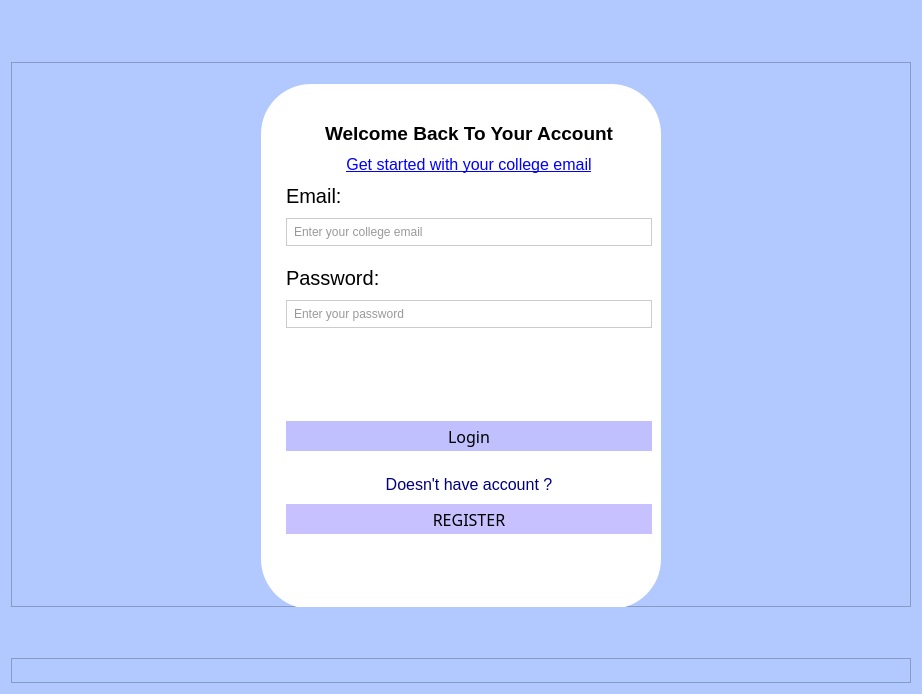
<?xml version="1.0" encoding="UTF-8"?>
<ui version="4.0">
 <class>login</class>
 <widget class="QDialog" name="login">
  <property name="geometry">
   <rect>
    <x>0</x>
    <y>0</y>
    <width>922</width>
    <height>694</height>
   </rect>
  </property>
  <property name="windowTitle">
   <string>Dialog</string>
  </property>
  <property name="styleSheet">
   <string notr="true">background-color: rgb(178, 201, 255);</string>
  </property>
  <layout class="QVBoxLayout" name="verticalLayout_2">
   <item>
    <widget class="QFrame" name="frame_3">
     <property name="frameShape">
      <enum>QFrame::Shape::StyledPanel</enum>
     </property>
     <property name="frameShadow">
      <enum>QFrame::Shadow::Raised</enum>
     </property>
    </widget>
   </item>
   <item>
    <spacer name="verticalSpacer_7">
     <property name="orientation">
      <enum>Qt::Orientation::Vertical</enum>
     </property>
     <property name="sizeHint" stdset="0">
      <size>
       <width>20</width>
       <height>40</height>
      </size>
     </property>
    </spacer>
   </item>
   <item>
    <widget class="QFrame" name="frame_2">
     <property name="frameShape">
      <enum>QFrame::Shape::StyledPanel</enum>
     </property>
     <property name="frameShadow">
      <enum>QFrame::Shadow::Raised</enum>
     </property>
     <layout class="QHBoxLayout" name="horizontalLayout">
      <item>
       <spacer name="horizontalSpacer">
        <property name="orientation">
         <enum>Qt::Orientation::Horizontal</enum>
        </property>
        <property name="sizeHint" stdset="0">
         <size>
          <width>40</width>
          <height>20</height>
         </size>
        </property>
       </spacer>
      </item>
      <item>
       <widget class="QWidget" name="loginform" native="true">
        <property name="enabled">
         <bool>true</bool>
        </property>
        <property name="sizePolicy">
         <sizepolicy hsizetype="Preferred" vsizetype="Preferred">
          <horstretch>90</horstretch>
          <verstretch>67</verstretch>
         </sizepolicy>
        </property>
        <property name="minimumSize">
         <size>
          <width>400</width>
          <height>525</height>
         </size>
        </property>
        <property name="maximumSize">
         <size>
          <width>400</width>
          <height>500</height>
         </size>
        </property>
        <property name="layoutDirection">
         <enum>Qt::LayoutDirection::LeftToRight</enum>
        </property>
        <property name="styleSheet">
         <string notr="true">border-color: rgb(43, 255, 61);
background:#ffffff;
border-radius:50px;
	
</string>
        </property>
        <layout class="QVBoxLayout">
         <property name="spacing">
          <number>10</number>
         </property>
         <property name="leftMargin">
          <number>25</number>
         </property>
         <property name="topMargin">
          <number>38</number>
         </property>
         <property name="bottomMargin">
          <number>20</number>
         </property>
         <item>
          <widget class="QLabel" name="createyouraccount">
           <property name="enabled">
            <bool>true</bool>
           </property>
           <property name="sizePolicy">
            <sizepolicy hsizetype="Expanding" vsizetype="Expanding">
             <horstretch>0</horstretch>
             <verstretch>0</verstretch>
            </sizepolicy>
           </property>
           <property name="maximumSize">
            <size>
             <width>500</width>
             <height>16777215</height>
            </size>
           </property>
           <property name="font">
            <font>
             <pointsize>14</pointsize>
             <bold>true</bold>
            </font>
           </property>
           <property name="styleSheet">
            <string notr="true">color: rgb(0, 0, 0);</string>
           </property>
           <property name="text">
            <string>Welcome Back To Your Account</string>
           </property>
           <property name="alignment">
            <set>Qt::AlignmentFlag::AlignCenter</set>
           </property>
          </widget>
         </item>
         <item>
          <widget class="QLabel" name="label_4">
           <property name="maximumSize">
            <size>
             <width>380</width>
             <height>16777215</height>
            </size>
           </property>
           <property name="font">
            <font>
             <pointsize>12</pointsize>
             <underline>true</underline>
            </font>
           </property>
           <property name="styleSheet">
            <string notr="true">color: rgb(255, 255, 255);
color: rgb(0, 0, 255);
text-decoration: underline;</string>
           </property>
           <property name="text">
            <string>Get started with your college email</string>
           </property>
           <property name="alignment">
            <set>Qt::AlignmentFlag::AlignCenter</set>
           </property>
          </widget>
         </item>
         <item>
          <spacer name="verticalSpacer_3">
           <property name="orientation">
            <enum>Qt::Orientation::Vertical</enum>
           </property>
           <property name="sizeType">
            <enum>QSizePolicy::Policy::Maximum</enum>
           </property>
           <property name="sizeHint" stdset="0">
            <size>
             <width>20</width>
             <height>20</height>
            </size>
           </property>
          </spacer>
         </item>
         <item>
          <widget class="QLabel" name="email1">
           <property name="font">
            <font>
             <family>Segoe UI</family>
             <pointsize>15</pointsize>
             <italic>false</italic>
             <bold>false</bold>
             <underline>false</underline>
            </font>
           </property>
           <property name="styleSheet">
            <string notr="true">color: rgb(0, 0, 0);</string>
           </property>
           <property name="text">
            <string>Email:</string>
           </property>
          </widget>
         </item>
         <item>
          <widget class="QLineEdit" name="email_loginpage">
           <property name="sizePolicy">
            <sizepolicy hsizetype="Preferred" vsizetype="Preferred">
             <horstretch>50</horstretch>
             <verstretch>30</verstretch>
            </sizepolicy>
           </property>
           <property name="styleSheet">
            <string notr="true">QLineEdit {
    background-color: #FFFFFF;
    border: 1px solid #CCCCCC;
    border-radius: 20px;
    padding: 5px;
    font: 12pt &quot;Segoe UI&quot;;
    color: #333333;
}

</string>
           </property>
           <property name="echoMode">
            <enum>QLineEdit::EchoMode::Normal</enum>
           </property>
           <property name="placeholderText">
            <string>Enter your college email</string>
           </property>
          </widget>
         </item>
         <item>
          <widget class="QWidget" name="widget" native="true"/>
         </item>
         <item>
          <widget class="QLabel" name="label_2">
           <property name="font">
            <font>
             <family>Segoe UI</family>
             <pointsize>15</pointsize>
             <italic>false</italic>
             <bold>false</bold>
             <underline>false</underline>
            </font>
           </property>
           <property name="styleSheet">
            <string notr="true">color: rgb(0, 0, 0);
</string>
           </property>
           <property name="text">
            <string>Password:</string>
           </property>
          </widget>
         </item>
         <item>
          <widget class="QLineEdit" name="Password_loginpage">
           <property name="sizePolicy">
            <sizepolicy hsizetype="Preferred" vsizetype="Preferred">
             <horstretch>50</horstretch>
             <verstretch>30</verstretch>
            </sizepolicy>
           </property>
           <property name="styleSheet">
            <string notr="true">QLineEdit {
    background-color: #FFFFFF;
    border: 1px solid #CCCCCC;
    border-radius: 20px;
    padding: 5px;
    font: 12pt &quot;Segoe UI&quot;;
    color: #333333;
}
</string>
           </property>
           <property name="echoMode">
            <enum>QLineEdit::EchoMode::Password</enum>
           </property>
           <property name="placeholderText">
            <string>Enter your password</string>
           </property>
          </widget>
         </item>
         <item>
          <spacer name="verticalSpacer_5">
           <property name="orientation">
            <enum>Qt::Orientation::Vertical</enum>
           </property>
           <property name="sizeHint" stdset="0">
            <size>
             <width>20</width>
             <height>100</height>
            </size>
           </property>
          </spacer>
         </item>
         <item>
          <widget class="QPushButton" name="login_loginpage">
           <property name="sizePolicy">
            <sizepolicy hsizetype="Minimum" vsizetype="Fixed">
             <horstretch>0</horstretch>
             <verstretch>6</verstretch>
            </sizepolicy>
           </property>
           <property name="minimumSize">
            <size>
             <width>0</width>
             <height>30</height>
            </size>
           </property>
           <property name="maximumSize">
            <size>
             <width>16777215</width>
             <height>20</height>
            </size>
           </property>
           <property name="font">
            <font>
             <family>Algerian</family>
             <pointsize>12</pointsize>
             <underline>false</underline>
            </font>
           </property>
           <property name="styleSheet">
            <string notr="true">color: rgb(0, 0, 0);
background-color: rgb(192, 192, 255);

</string>
           </property>
           <property name="text">
            <string>Login</string>
           </property>
          </widget>
         </item>
         <item>
          <spacer name="verticalSpacer_4">
           <property name="orientation">
            <enum>Qt::Orientation::Vertical</enum>
           </property>
           <property name="sizeHint" stdset="0">
            <size>
             <width>20</width>
             <height>40</height>
            </size>
           </property>
          </spacer>
         </item>
         <item>
          <widget class="QLabel" name="label_3">
           <property name="font">
            <font>
             <pointsize>12</pointsize>
             <underline>false</underline>
            </font>
           </property>
           <property name="styleSheet">
            <string notr="true">color: rgb(0, 0, 127);</string>
           </property>
           <property name="text">
            <string>Doesn't have account ?</string>
           </property>
           <property name="alignment">
            <set>Qt::AlignmentFlag::AlignCenter</set>
           </property>
          </widget>
         </item>
         <item>
          <widget class="QPushButton" name="register_loginpage">
           <property name="minimumSize">
            <size>
             <width>0</width>
             <height>30</height>
            </size>
           </property>
           <property name="font">
            <font>
             <family>Algerian</family>
             <pointsize>12</pointsize>
             <underline>false</underline>
            </font>
           </property>
           <property name="styleSheet">
            <string notr="true">color: rgb(0, 0, 0);
background-color: rgb(199, 194, 255);

</string>
           </property>
           <property name="text">
            <string>REGISTER</string>
           </property>
          </widget>
         </item>
         <item>
          <spacer name="verticalSpacer">
           <property name="orientation">
            <enum>Qt::Orientation::Vertical</enum>
           </property>
           <property name="sizeHint" stdset="0">
            <size>
             <width>20</width>
             <height>40</height>
            </size>
           </property>
          </spacer>
         </item>
         <item>
          <spacer name="verticalSpacer_6">
           <property name="orientation">
            <enum>Qt::Orientation::Vertical</enum>
           </property>
           <property name="sizeHint" stdset="0">
            <size>
             <width>20</width>
             <height>40</height>
            </size>
           </property>
          </spacer>
         </item>
         <item>
          <spacer name="verticalSpacer_8">
           <property name="orientation">
            <enum>Qt::Orientation::Vertical</enum>
           </property>
           <property name="sizeHint" stdset="0">
            <size>
             <width>20</width>
             <height>40</height>
            </size>
           </property>
          </spacer>
         </item>
        </layout>
       </widget>
      </item>
      <item>
       <spacer name="horizontalSpacer_2">
        <property name="orientation">
         <enum>Qt::Orientation::Horizontal</enum>
        </property>
        <property name="sizeHint" stdset="0">
         <size>
          <width>40</width>
          <height>20</height>
         </size>
        </property>
       </spacer>
      </item>
     </layout>
    </widget>
   </item>
   <item>
    <spacer name="verticalSpacer_2">
     <property name="orientation">
      <enum>Qt::Orientation::Vertical</enum>
     </property>
     <property name="sizeHint" stdset="0">
      <size>
       <width>20</width>
       <height>31</height>
      </size>
     </property>
    </spacer>
   </item>
   <item>
    <widget class="QFrame" name="frame">
     <property name="minimumSize">
      <size>
       <width>0</width>
       <height>25</height>
      </size>
     </property>
     <property name="frameShape">
      <enum>QFrame::Shape::StyledPanel</enum>
     </property>
     <property name="frameShadow">
      <enum>QFrame::Shadow::Raised</enum>
     </property>
    </widget>
   </item>
  </layout>
 </widget>
 <resources/>
 <connections/>
</ui>
